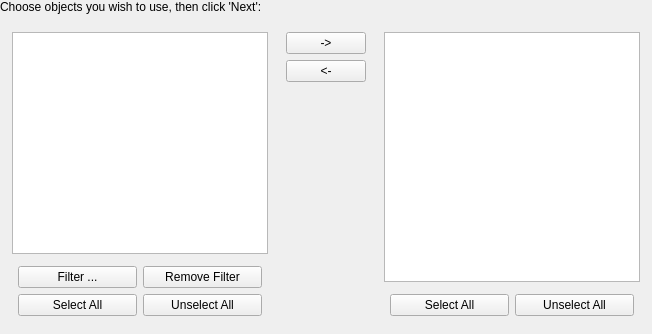
     <widget class="QWidget" name="WizardPage10">
      <layout class="QVBoxLayout">
       <property name="margin" stdset="0">
        <number>0</number>
       </property>
       <item>
        <widget class="QLabel" name="textLabel18">
         <property name="text">
          <string>Choose objects you wish to use, then click 'Next':</string>
         </property>
         <property name="alignment">
          <set>Qt::AlignmentFlag::AlignVCenter</set>
         </property>
         <property name="wordWrap">
          <bool>true</bool>
         </property>
        </widget>
       </item>
       <item>
        <layout class="QHBoxLayout">
         <property name="margin" stdset="0">
          <number>6</number>
         </property>
         <item>
          <layout class="QVBoxLayout">
           <property name="margin" stdset="0">
            <number>6</number>
           </property>
           <item>
            <widget class="QListWidget" name="objectresultlist">
             <property name="selectionMode">
              <enum>QAbstractItemView::SelectionMode::MultiSelection</enum>
             </property>
            </widget>
           </item>
           <item>
            <layout class="QGridLayout">
             <property name="margin" stdset="0">
              <number>6</number>
             </property>
             <item row="0" column="1">
              <widget class="QPushButton" name="remObjFilterButton">
               <property name="text">
                <string>Remove Filter</string>
               </property>
              </widget>
             </item>
             <item row="1" column="0">
              <widget class="QPushButton" name="selAllResButton">
               <property name="text">
                <string>Select All</string>
               </property>
              </widget>
             </item>
             <item row="0" column="0">
              <widget class="QPushButton" name="objFilterButton">
               <property name="text">
                <string>Filter ...</string>
               </property>
              </widget>
             </item>
             <item row="1" column="1">
              <widget class="QPushButton" name="unselAllResButton">
               <property name="text">
                <string>Unselect All</string>
               </property>
              </widget>
             </item>
            </layout>
           </item>
          </layout>
         </item>
         <item>
          <layout class="QVBoxLayout">
           <property name="margin" stdset="0">
            <number>6</number>
           </property>
           <item>
            <widget class="QPushButton" name="addObjButton">
             <property name="text">
              <string>-&gt;</string>
             </property>
            </widget>
           </item>
           <item>
            <widget class="QPushButton" name="remObjButton">
             <property name="text">
              <string>&lt;-</string>
             </property>
            </widget>
           </item>
           <item>
            <spacer>
             <property name="orientation">
              <enum>Qt::Orientation::Vertical</enum>
             </property>
             <property name="sizeType">
              <enum>QSizePolicy::Policy::Expanding</enum>
             </property>
             <property name="sizeHint" stdset="0">
              <size>
               <width>20</width>
               <height>240</height>
              </size>
             </property>
            </spacer>
           </item>
          </layout>
         </item>
         <item>
          <layout class="QVBoxLayout">
           <property name="margin" stdset="0">
            <number>6</number>
           </property>
           <item>
            <widget class="QListWidget" name="objectlist">
             <property name="selectionMode">
              <enum>QAbstractItemView::SelectionMode::MultiSelection</enum>
             </property>
            </widget>
           </item>
           <item>
            <layout class="QHBoxLayout">
             <property name="margin" stdset="0">
              <number>6</number>
             </property>
             <item>
              <widget class="QPushButton" name="selAllObjButton">
               <property name="text">
                <string>Select All</string>
               </property>
              </widget>
             </item>
             <item>
              <widget class="QPushButton" name="unselAllObjButton">
               <property name="text">
                <string>Unselect All</string>
               </property>
              </widget>
             </item>
            </layout>
           </item>
          </layout>
         </item>
        </layout>
       </item>
      </layout>
     </widget>
